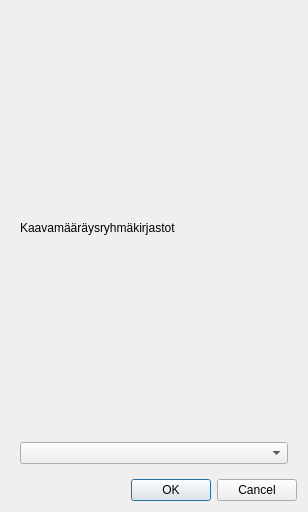
<?xml version="1.0" encoding="UTF-8"?>
<ui version="4.0">
 <class>Dialog</class>
 <widget class="QDialog" name="Dialog">
  <property name="geometry">
   <rect>
    <x>0</x>
    <y>0</y>
    <width>308</width>
    <height>512</height>
   </rect>
  </property>
  <property name="windowTitle">
   <string>Valitse pohja</string>
  </property>
  <layout class="QVBoxLayout" name="verticalLayout">
   <item>
    <widget class="QWidget" name="libraries_widget" native="true">
     <layout class="QVBoxLayout" name="verticalLayout_3">
      <item>
       <widget class="QLabel" name="label_8">
        <property name="text">
         <string>Kaavamääräysryhmäkirjastot</string>
        </property>
       </widget>
      </item>
      <item>
       <widget class="QComboBox" name="libraries_combobox"/>
      </item>
     </layout>
    </widget>
   </item>
   <item>
    <widget class="QDialogButtonBox" name="button_box">
     <property name="orientation">
      <enum>Qt::Horizontal</enum>
     </property>
     <property name="standardButtons">
      <set>QDialogButtonBox::Cancel|QDialogButtonBox::Ok</set>
     </property>
    </widget>
   </item>
  </layout>
 </widget>
 <resources/>
 <connections>
  <connection>
   <sender>button_box</sender>
   <signal>rejected()</signal>
   <receiver>Dialog</receiver>
   <slot>reject()</slot>
   <hints>
    <hint type="sourcelabel">
     <x>316</x>
     <y>260</y>
    </hint>
    <hint type="destinationlabel">
     <x>286</x>
     <y>274</y>
    </hint>
   </hints>
  </connection>
 </connections>
</ui>
